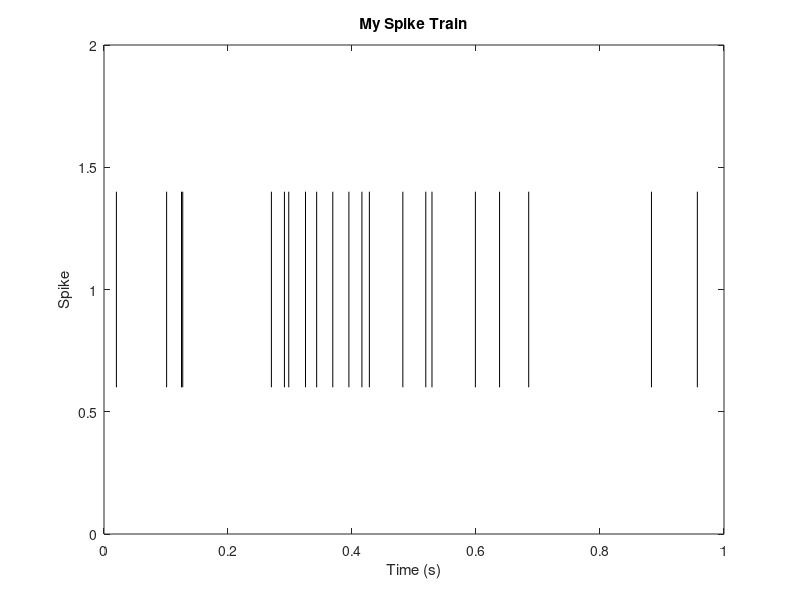

Write MATLAB code to recreate this figure. (Note: this script raises an error after producing the figure.)
% solution_neural_coding.m - Complete solution for neural coding exercise
% Part of: Matlab for Computational Neuroscience, Module 05
%
% This is the solution file. Try the exercise first!
%
clear; clc; close all;
rng(42);

%% Part 1: Spike Train Basics (3 TODOs)
% Generate a spike train and look at it.

% SOLUTION 1: Set the firing rate, time step, and total time.
rate = 25;       % firing rate in Hz
dt = 0.001;      % time step in seconds (1 ms)
T = 1;           % total recording time in seconds

n_steps = T / dt;
time = (1:n_steps) * dt;

% SOLUTION 2: Generate a spike train using rand() < rate * dt.
spikes = rand(1, n_steps) < rate * dt;

% SOLUTION 3: Plot the raster and compute the actual firing rate.
figure;
spike_times = time(spikes);
for s = 1:length(spike_times)
    plot([spike_times(s) spike_times(s)], [0.6 1.4], 'k-');
    hold on;
end
hold off;
xlabel('Time (s)'); ylabel('Spike');
title('My Spike Train');
ylim([0 2]);

actual_rate = sum(spikes) / T;
fprintf('Part 1: Requested %d Hz, got %.1f Hz (%d spikes in %.1f s)\n', ...
    rate, actual_rate, sum(spikes), T);

%% Part 2: Tuning Curves (3 TODOs)
% Create a neuron and plot its tuning curve.

% SOLUTION 4: Define the neuron's properties.
preferred_dir = 135;  % degrees
baseline = 12;        % baseline firing rate (Hz)
gain_val = 18;        % modulation depth (Hz)

% Test all directions
directions = 0:10:350;

% SOLUTION 5: Compute firing rates using cosine tuning.
firing_rates = baseline + gain_val * cosd(directions - preferred_dir);

% SOLUTION 6: Plot the tuning curve.
% Polar plot:
figure;
polarplot(deg2rad([directions 360]), [firing_rates firing_rates(1)], ...
    'b-o', 'LineWidth', 2);
title(sprintf('Tuning Curve (preferred = %d deg)', preferred_dir));

% Line plot:
figure;
plot(directions, firing_rates, 'b-o', 'LineWidth', 2);
xlabel('Stimulus Direction (degrees)');
ylabel('Firing Rate (Hz)');
title('Tuning Curve');
xlim([0 360]);

fprintf('Part 2: Preferred dir = %d deg\n', preferred_dir);
fprintf('  Max rate: %.1f Hz (should be at %d deg)\n', ...
    max(firing_rates), preferred_dir);
fprintf('  Min rate: %.1f Hz (should be at %d deg)\n', ...
    min(firing_rates), mod(preferred_dir + 180, 360));

%% Part 3: Population Coding (3 TODOs)
% Create a population of 8 neurons and see their response.

stimulus_dir = 120;
noise_std = 3;

% SOLUTION 7: Create 8 neurons with evenly spaced preferred directions.
pref_dirs = 0:45:315;
n_neurons = length(pref_dirs);

% SOLUTION 8: Simulate noisy responses.
responses = baseline + gain_val * cosd(pref_dirs - stimulus_dir) ...
    + randn(1, n_neurons) * noise_std;
responses = max(responses, 0);

% SOLUTION 9: Plot the population activity as a heatmap.
figure;
imagesc(responses');
colorbar;
colormap('hot');
set(gca, 'YTick', 1:n_neurons);
neuron_labels = cell(1, n_neurons);
for i = 1:n_neurons
    neuron_labels{i} = sprintf('%d deg', pref_dirs(i));
end
set(gca, 'YTickLabel', neuron_labels);
set(gca, 'XTick', []);
ylabel('Neuron (preferred direction)');
title(sprintf('Population Response to %d deg stimulus', stimulus_dir));

fprintf('Part 3: Stimulus at %d deg\n', stimulus_dir);
fprintf('  Brightest neuron should be near %d deg\n', stimulus_dir);
for i = 1:n_neurons
    fprintf('  Neuron %d (pref %3d deg): %.1f Hz\n', i, pref_dirs(i), responses(i));
end

%% Part 4: Decoding (2 TODOs)
% Decode the stimulus direction from population activity.

% SOLUTION 10: Decode using population vector.
decoded_dir = decode_direction(responses, pref_dirs);
decoded_display = mod(decoded_dir, 360);

% SOLUTION 11: Compute the decoding error.
error_deg = abs(stimulus_dir - decoded_display);

fprintf('\nPart 4: Decoding\n');
fprintf('  Actual:  %d deg\n', stimulus_dir);
fprintf('  Decoded: %.1f deg\n', decoded_display);
fprintf('  Error:   %.1f deg\n', error_deg);

%% Challenge: Decoder Accuracy Test (1 TODO)
% Test decoder across all directions at different noise levels.

% SOLUTION 12: Loop over directions and noise levels.
test_dirs = 0:15:345;
noise_levels = [1, 5, 10];

figure;
hold on;
colors = {'g', 'b', 'r'};
for nl = 1:length(noise_levels)
    decoded_results = zeros(1, length(test_dirs));
    for d = 1:length(test_dirs)
        % Average over 10 trials
        trial_decoded = zeros(1, 10);
        for trial = 1:10
            test_resp = baseline + gain_val * cosd(pref_dirs - test_dirs(d)) ...
                + randn(1, n_neurons) * noise_levels(nl);
            test_resp = max(test_resp, 0);
            trial_decoded(trial) = mod(decode_direction(test_resp, pref_dirs), 360);
        end
        decoded_results(d) = mean(trial_decoded);
    end
    plot(test_dirs, decoded_results, [colors{nl} 'o'], ...
        'MarkerSize', 6, 'MarkerFaceColor', colors{nl});
end
plot([0 360], [0 360], 'k--', 'LineWidth', 1);
hold off;
xlabel('Actual Direction (degrees)');
ylabel('Decoded Direction (degrees)');
title('Decoder Accuracy at Different Noise Levels');
legend('Low noise (1 Hz)', 'Medium noise (5 Hz)', 'High noise (10 Hz)', ...
    'Perfect', 'Location', 'northwest');
xlim([0 360]); ylim([0 360]);
grid on;

fprintf('\nChallenge: Decoder accuracy at different noise levels\n');
fprintf('  Low noise should track the diagonal closely\n');
fprintf('  High noise should scatter more around the diagonal\n');
